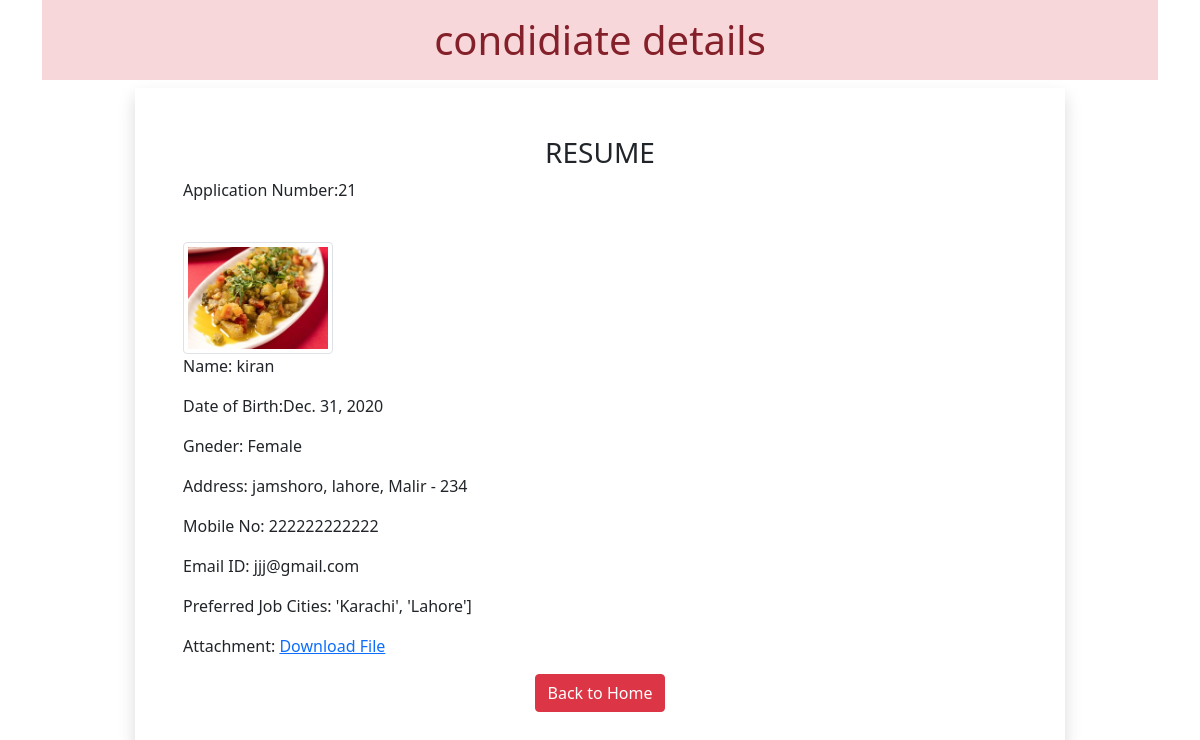
Screenshot of /21 with the database file from the repository.
### resume/models.py (models this page shows)
class Resume(models.Model):
    name=models.CharField(max_length=100)
    dob=models.DateField(auto_now=False,auto_now_add=False)
    gender=models.CharField(max_length=50)
    locality=models.CharField(max_length=100)
    city=models.CharField(max_length=43)
    pin=models.PositiveIntegerField()
    state=models.CharField(choices= STATE_CHOICES, max_length=24)
    mobile=models.PositiveIntegerField()
    email=models.EmailField()
    job_city=models.CharField(max_length=60)
    profile_image=models.ImageField(upload_to='images/' , blank=True)
    my_file=models.FileField(upload_to='doc' , blank=True)

### resume/views.py (the view)
# urls.py: path('<int:pk>',views.candidate.as_view(),name="candidate")
class candidate(View):
    def get(self,request,pk):
        candidate=Resume.objects.get(pk=pk)
        return render(request,'resume/candidate.html',{'candidate':candidate})

### resume/templatetags/myfilter.py (called while the page is built)
@register.filter(name='remove_special')
def remove_chars(value,arg):
    for character in arg:
        value=value.replace(character,"")
        return value

### resume/templates/resume/candidate.html (shortened to what this page needs)
{% load static %}
{% load myfilter%}
<html>
<head>
  <link rel="stylesheet" href="//code.jquery.com/ui/1.12.1/themes/base/jquery-ui.css">
    <link rel="stylesheet" href="https://stackpath.bootstrapcdn.com/bootstrap/5.0.0-alpha2/css/bootstrap.min.css">
<link rel="stylesheet" href="{% static 'resume/css/style.css'%}">
</head>
<body>
<div class="container">
    <h1 class="alert-danger text-center p-3">condidiate details</h1>
<div class=rpw">
    <div class="col-sm-10 shadow p-5 offset-sm-1">
        <h3 class="text-center">RESUME</h3>
        <p class="float-right">Application Number:{{candidate.id}}</p>
<img src="{{candidate.profile_image.url}}" class="img-fluid img-thumbnail mt-4 float-right" width="150" height="150">
        <p>Name:  {{candidate.name}}</p>
        <p> Date of Birth:{{candidate.dob}}</p>
        <p>Gneder: {{candidate.gender}}</p>
     <p>Address: {{candidate.locality}}, {{candidate.city}}, {{candidate.state}} - {{candidate.pin}}</p>
     <p>Mobile No: {{candidate.mobile}}</p>
     <p>Email ID: {{candidate.email}}</p>
     <p>Preferred Job Cities: {{candidate.job_city | remove_special:"[]'"}}</p>
     <p>Attachment: <a href="{{candidate.my_file.url}}">Download File</a></p>
    <div class="text-center">
     <a href="/" class="btn btn-danger">Back to Home</a>
    </div>
</div>
</div>
</body>
</html>

### rows the page displays
Resume: id "21", profile_image (picture), name "kiran", dob "Dec. 31, 2020", gender "Female", locality "jamshoro", city "lahore", state "Malir", pin "234", mobile "222222222222", email "jjj@gmail.com", job_city|remove_special "'Karachi', 'Lahore']"
